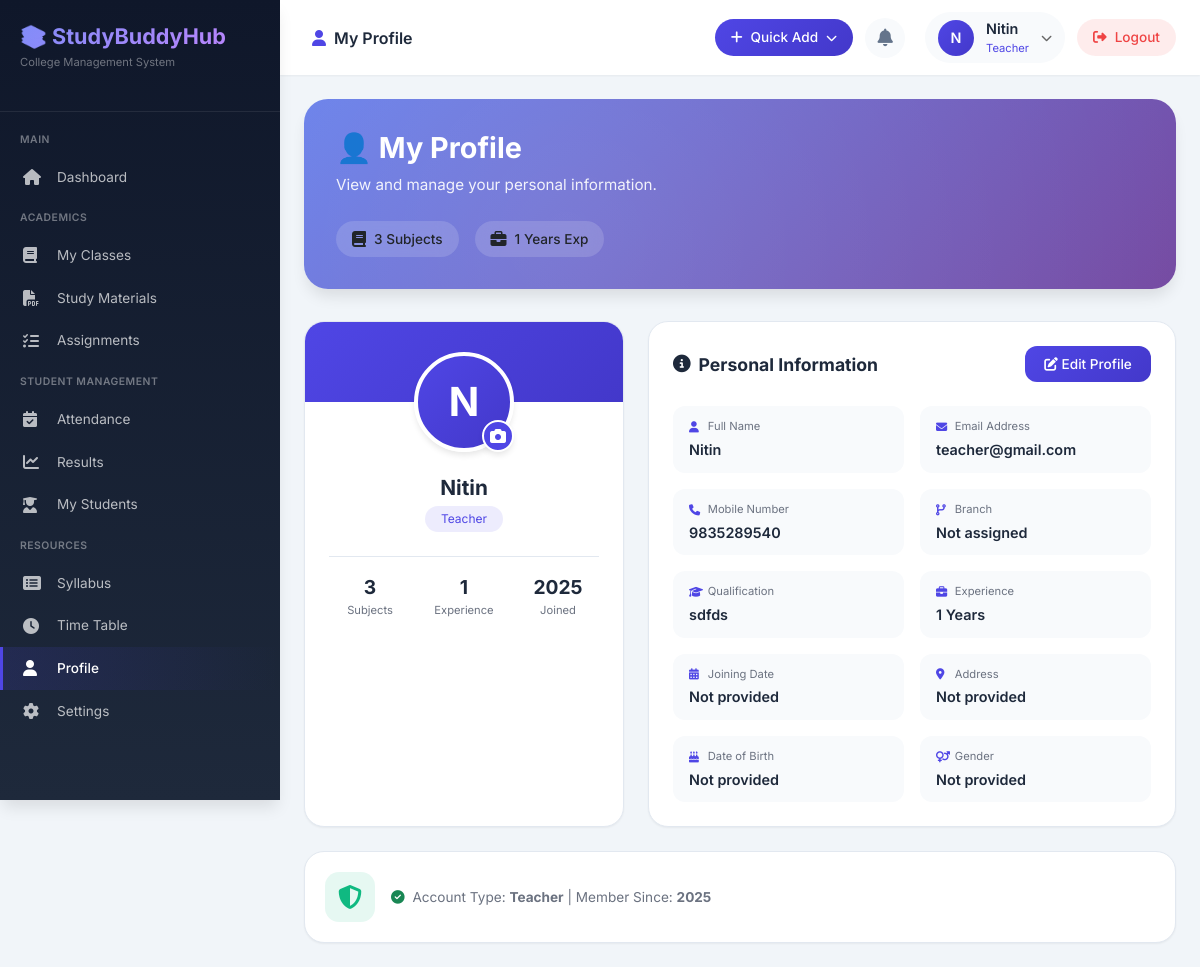
The app's page /teacher/profile.php (signed in) with its own data.
### tables this page shows
CREATE TABLE `teacher` (
  `id` int(11) NOT NULL,
  `user_id` int(11) DEFAULT NULL,
  `is_active` tinyint(1) NOT NULL DEFAULT 1,
  `name` varchar(100) NOT NULL,
  `email` varchar(100) NOT NULL,
  `mobile` varchar(10) NOT NULL,
  `branch` varchar(50) DEFAULT NULL,
  `qualification` varchar(255) DEFAULT NULL,
  `experience` int(11) DEFAULT NULL,
  `joining_date` date DEFAULT NULL,
  `address` text DEFAULT NULL,
  `dob` date DEFAULT NULL,
  `gender` varchar(10) DEFAULT NULL,
  `created_at` timestamp NOT NULL DEFAULT current_timestamp(),
  `updated_at` timestamp NULL DEFAULT NULL ON UPDATE current_timestamp(),
  `updated_by` int(11) DEFAULT NULL
);

### teacher/profile.php (the view, shortened to what this page needs)
<?php
$host = "localhost";
$user = "root";
$password = "";
$db = "users";
$data = mysqli_connect($host, $user, $password, $db);
$teacher_name = $_SESSION['username'];
$teacher_email = $_SESSION['email'] ?? '';
$teacher_user_id = $_SESSION['user_id'];
$count_query = mysqli_query($data, "SELECT COUNT(*) AS total FROM notifications WHERE user_id = '$teacher_user_id' AND is_read = 0");
if ($count_query && $row = mysqli_fetch_assoc($count_query)) {
    $pending_count = $row['total'];
}
$teacher_query = mysqli_query($data, "SELECT * FROM teacher WHERE email='$teacher_email'");
$teacher_data = mysqli_fetch_assoc($teacher_query);
$teacher_id = $teacher_data['id'] ?? 0;
$teacher_mobile = $teacher_data['mobile'] ?? '';
$teacher_branch = $teacher_data['branch'] ?? '';
$teacher_qualification = $teacher_data['qualification'] ?? '';
$teacher_experience = $teacher_data['experience'] ?? 0;
$teacher_joining_date = $teacher_data['joining_date'] ?? '';
$teacher_address = $teacher_data['address'] ?? '';
$teacher_dob = $teacher_data['dob'] ?? '';
$teacher_gender = $teacher_data['gender'] ?? '';
$subject_count = 0;
$subject_query = mysqli_query($data, "SELECT COUNT(*) as total FROM teacher_subjects WHERE teacher_id='$teacher_id'");
if ($subject_query && $row = mysqli_fetch_assoc($subject_query)) {
    $subject_count = $row['total'];
}
$join_year = $teacher_joining_date ? date('Y', strtotime($teacher_joining_date)) : '2025';
?>
<!DOCTYPE html>
<html lang="en">
<head>
    <link href="https://cdn.jsdelivr.net/npm/bootstrap@5.3.0/dist/css/bootstrap.min.css" rel="stylesheet">
    <link rel="stylesheet" href="https://cdnjs.cloudflare.com/ajax/libs/font-awesome/6.4.0/css/all.min.css">
    <link href="https://unpkg.com/aos@2.3.1/dist/aos.css" rel="stylesheet">
</head>
<body>
    <div class="teacher-wrap">
        <div class="sidebar" id="sidebar">
            <div class="sidebar-header">
                <h3>📚 StudyBuddyHub</h3>
                <p>College Management System</p>
            </div>
            <div class="sidebar-menu">
                <div class="menu-title">MAIN</div>
                <a href="dashboard.php"> <i class="fas fa-home"></i> <span>Dashboard</span> </a>
                <div class="menu-title">ACADEMICS</div>
                <a href="classes.php"> <i class="fas fa-book"></i> <span>My Classes</span> </a>
                <a href="materials.php"> <i class="fas fa-file-pdf"></i> <span>Study Materials</span> </a>
                <a href="assignments.php"> <i class="fas fa-tasks"></i> <span>Assignments</span> </a>
                <div class="menu-title">STUDENT MANAGEMENT</div>
                <a href="attendance.php"> <i class="fas fa-calendar-check"></i> <span>Attendance</span> </a>
                <a href="results.php"> <i class="fas fa-chart-line"></i> <span>Results</span> </a>
                <a href="students.php"> <i class="fas fa-user-graduate"></i> <span>My Students</span> </a>
                <div class="menu-title">RESOURCES</div>
                <a href="syllabus.php"> <i class="fas fa-list-alt"></i> <span>Syllabus</span> </a>
                <a href="timetable.php"> <i class="fas fa-clock"></i> <span>Time Table</span> </a>
                <a href="profile.php" class="active"> <i class="fas fa-user"></i> <span>Profile</span> </a>
                <a href="settings.php"> <i class="fas fa-cog"></i> <span>Settings</span> </a>
            </div>
        </div>
        <div class="main">
            <div class="topbar">
                <div class="d-flex align-items-center">
                    <span class="page-title"><i class="fas fa-user me-2" style="color: var(--primary);"></i>My
                        Profile</span>
                </div>
                <div class="topbar-actions">
                    <div class="quick-dropdown">
                        <button class="quick-add-btn" id="quickAddBtn">
                            <i class="fas fa-plus"></i> <span>Quick Add</span> <i class="fas fa-chevron-down"
                                style="font-size: 0.7rem;"></i>
                        </button>
                    </div>
                    <div class="notification-badge me-2" onclick="viewNotifications()">
                        <i class="fas fa-bell"></i>
                    </div>
                    <div class="teacher-profile" onclick="toggleProfileMenu()">
                        <div class="teacher-avatar">
                            <?php if (!empty($_SESSION['profile_pic']) && file_exists(__DIR__ . '/../uploads/profile_pics/' . $_SESSION['profile_pic'])): ?>
                                <img src="../uploads/profile_pics/<?php echo htmlspecialchars($_SESSION['profile_pic']); ?>" alt="Avatar" style="width: 100%; height: 100%; border-radius: 50%; object-fit: cover;">
                            <?php else: ?>
                                <?php echo strtoupper(substr($teacher_name, 0, 1)); ?>
                            <?php endif; ?>
                        </div>
                        <div class="teacher-info">
                            <div class="teacher-name"><?php echo htmlspecialchars($teacher_name); ?></div>
                            <div class="teacher-role">Teacher</div>
                        </div>
                        <i class="fas fa-chevron-down" style="font-size: 0.7rem; color: #666;"></i>
                    </div>
                    <a href="../logout.php" class="logout-btn"> <i class="fas fa-sign-out-alt"></i> <span>Logout</span>
                    </a>
                </div>
            </div>
            <div class="content">
                <div class="welcome-banner" data-aos="fade-up">
                    <div class="welcome-content">
                        <h2>👤 My Profile</h2>
                        <p>View and manage your personal information.</p>
                        <div class="welcome-stats">
                            <div class="welcome-stat">
                                <i class="fas fa-book"></i>
                                <span><?php echo $subject_count; ?> Subjects</span>
                            </div>
                            <div class="welcome-stat">
                                <i class="fas fa-briefcase"></i>
                                <span><?php echo $teacher_experience ?: '0'; ?> Years Exp</span>
                            </div>
                        </div>
                    </div>
                </div>
                <div class="profile-grid" data-aos="fade-up" data-aos-delay="100">
                    <div class="profile-card">
                        <div class="profile-cover"></div>
                        <div class="profile-avatar-container">
                            <div class="profile-avatar-wrapper">
                                <div class="profile-avatar">
                                    <?php if (!empty($_SESSION['profile_pic']) && file_exists(__DIR__ . '/../uploads/profile_pics/' . $_SESSION['profile_pic'])): ?>
                                        <img src="../uploads/profile_pics/<?php echo htmlspecialchars($_SESSION['profile_pic']); ?>" alt="Profile Picture">
                                    <?php else: ?>
                                        <?php echo strtoupper(substr($teacher_name, 0, 1)); ?>
                                    <?php endif; ?>
                                </div>
                                <div class="avatar-edit-btn" onclick="changeAvatar()" title="Change Profile Picture">
                                    <i class="fas fa-camera"></i>
                                </div>
                            </div>
                        </div>
                        <div class="profile-info">
                            <h3><?php echo htmlspecialchars($teacher_name); ?></h3>
                            <div class="profile-badge">Teacher</div>
                            <div class="profile-stats">
                                <div class="stat-item">
                                    <div class="stat-value"><?php echo $subject_count; ?></div>
                                    <div class="stat-label">Subjects</div>
                                </div>
                                <div class="stat-item">
                                    <div class="stat-value"><?php echo $teacher_experience ?: '0'; ?></div>
                                    <div class="stat-label">Experience</div>
                                </div>
                                <div class="stat-item">
                                    <div class="stat-value"><?php echo $join_year; ?></div>
                                    <div class="stat-label">Joined</div>
                                </div>
                            </div>
                        </div>
                    </div>
                    <div class="details-card">
                        <div class="details-header">
                            <h4><i class="fas fa-info-circle"></i> Personal Information</h4>
                            <button class="edit-btn" onclick="toggleEditForm()"><i class="fas fa-edit"></i> Edit
                                Profile</button>
                        </div>
                        <div id="viewDetails">
                            <div class="details-grid">
                                <div class="detail-item">
                                    <div class="detail-label"><i class="fas fa-user"></i> Full Name</div>
                                    <div class="detail-value"><?php echo htmlspecialchars($teacher_name); ?></div>
                                </div>
                                <div class="detail-item">
                                    <div class="detail-label"><i class="fas fa-envelope"></i> Email Address</div>
                                    <div class="detail-value"><?php echo htmlspecialchars($teacher_email); ?></div>
                                </div>
                                <div class="detail-item">
                                    <div class="detail-label"><i class="fas fa-phone"></i> Mobile Number</div>
                                    <div class="detail-value">
                                        <?php echo htmlspecialchars($teacher_mobile) ?: 'Not provided'; ?></div>
                                </div>
                                <div class="detail-item">
                                    <div class="detail-label"><i class="fas fa-code-branch"></i> Branch</div>
                                    <div class="detail-value">
                                        <?php echo htmlspecialchars($teacher_branch) ?: 'Not assigned'; ?></div>
                                </div>
                                <div class="detail-item">
                                    <div class="detail-label"><i class="fas fa-graduation-cap"></i> Qualification</div>
                                    <div class="detail-value">
                                        <?php echo htmlspecialchars($teacher_qualification) ?: 'Not provided'; ?></div>
                                </div>
                                <div class="detail-item">
                                    <div class="detail-label"><i class="fas fa-briefcase"></i> Experience</div>
                                    <div class="detail-value">
                                        <?php echo $teacher_experience ? $teacher_experience . ' Years' : 'Not provided'; ?>
                                    </div>
                                </div>
                                <div class="detail-item">
                                    <div class="detail-label"><i class="fas fa-calendar-alt"></i> Joining Date</div>
                                    <div class="detail-value">
                                        <?php echo $teacher_joining_date ? date('d M Y', strtotime($teacher_joining_date)) : 'Not provided'; ?>
                                    </div>
                                </div>
                                <div class="detail-item">
                                    <div class="detail-label"><i class="fas fa-map-marker-alt"></i> Address</div>
                                    <div class="detail-value">
                                        <?php echo htmlspecialchars($teacher_address) ?: 'Not provided'; ?></div>
                                </div>
                                <div class="detail-item">
                                    <div class="detail-label"><i class="fas fa-birthday-cake"></i> Date of Birth</div>
                                    <div class="detail-value">
                                        <?php echo $teacher_dob ? date('d M Y', strtotime($teacher_dob)) : 'Not provided'; ?>
                                    </div>
                                </div>
                                <div class="detail-item">
                                    <div class="detail-label"><i class="fas fa-venus-mars"></i> Gender</div>
                                    <div class="detail-value">
                                        <?php echo htmlspecialchars($teacher_gender) ?: 'Not provided'; ?></div>
                                </div>
                            </div>
                        </div>
                    </div>
                </div>
                <div class="account-card" data-aos="fade-up" data-aos-delay="150">
                    <div class="account-icon">
                        <i class="fas fa-shield-alt"></i>
                    </div>
                    <div class="account-content">
                        <p><i class="fas fa-check-circle text-success me-1"></i> Account Type: <strong>Teacher</strong>
                            | Member Since: <strong><?php echo $join_year; ?></strong></p>
                    </div>
                </div>
            </div>
        </div>
    </div>
</body>
</html>

### records on screen
teacher: experience "1", joining_date "2025", mobile "9835289540", branch "Not assigned", qualification "sdfds", address "Not provided", gender "Not provided"

### other values on screen
substr($teacher_name, 0, 1) "N"
$teacher_name "Nitin"
$subject_count "3"
$teacher_email "teacher@gmail.com"
